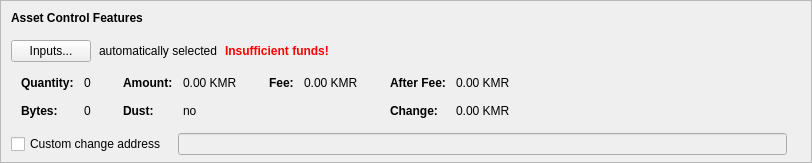
      <widget class="QFrame" name="frameAssetControl">
       <property name="sizePolicy">
        <sizepolicy hsizetype="Expanding" vsizetype="Fixed">
         <horstretch>0</horstretch>
         <verstretch>0</verstretch>
        </sizepolicy>
       </property>
       <property name="maximumSize">
        <size>
         <width>16777215</width>
         <height>16777215</height>
        </size>
       </property>
       <property name="frameShape">
        <enum>QFrame::StyledPanel</enum>
       </property>
       <property name="frameShadow">
        <enum>QFrame::Sunken</enum>
       </property>
       <layout class="QVBoxLayout" name="verticalLayoutAssetControl2">
        <property name="spacing">
         <number>0</number>
        </property>
        <property name="leftMargin">
         <number>0</number>
        </property>
        <property name="topMargin">
         <number>0</number>
        </property>
        <property name="rightMargin">
         <number>0</number>
        </property>
        <property name="bottomMargin">
         <number>6</number>
        </property>
        <item>
         <layout class="QVBoxLayout" name="verticalLayoutAssetControl" stretch="0,0,0,0,1">
          <property name="spacing">
           <number>0</number>
          </property>
          <property name="leftMargin">
           <number>10</number>
          </property>
          <property name="topMargin">
           <number>10</number>
          </property>
          <item>
           <layout class="QHBoxLayout" name="horizontalLayoutAssetControl1">
            <property name="bottomMargin">
             <number>15</number>
            </property>
            <item>
             <widget class="QLabel" name="labelAssetControlFeatures">
              <property name="sizePolicy">
               <sizepolicy hsizetype="Preferred" vsizetype="Maximum">
                <horstretch>0</horstretch>
                <verstretch>0</verstretch>
               </sizepolicy>
              </property>
              <property name="font">
               <font>
                <weight>75</weight>
                <bold>true</bold>
               </font>
              </property>
              <property name="styleSheet">
               <string notr="true">font-weight:bold;</string>
              </property>
              <property name="text">
               <string>Asset Control Features</string>
              </property>
             </widget>
            </item>
           </layout>
          </item>
          <item>
           <layout class="QHBoxLayout" name="horizontalLayoutAssetControl2" stretch="0,0,0,0">
            <property name="spacing">
             <number>8</number>
            </property>
            <property name="bottomMargin">
             <number>10</number>
            </property>
            <item>
             <widget class="QPushButton" name="pushButtonAssetControl">
              <property name="styleSheet">
               <string notr="true"/>
              </property>
              <property name="text">
               <string>Inputs...</string>
              </property>
              <property name="autoDefault">
               <bool>false</bool>
              </property>
             </widget>
            </item>
            <item>
             <widget class="QLabel" name="labelAssetControlAutomaticallySelected">
              <property name="text">
               <string>automatically selected</string>
              </property>
              <property name="margin">
               <number>5</number>
              </property>
             </widget>
            </item>
            <item>
             <widget class="QLabel" name="labelAssetControlInsuffFunds">
              <property name="font">
               <font>
                <weight>75</weight>
                <bold>true</bold>
               </font>
              </property>
              <property name="styleSheet">
               <string notr="true">color:red;font-weight:bold;</string>
              </property>
              <property name="text">
               <string>Insufficient funds!</string>
              </property>
              <property name="margin">
               <number>5</number>
              </property>
             </widget>
            </item>
            <item>
             <spacer name="horizontalSpacerAssetControl">
              <property name="orientation">
               <enum>Qt::Horizontal</enum>
              </property>
              <property name="sizeHint" stdset="0">
               <size>
                <width>40</width>
                <height>1</height>
               </size>
              </property>
             </spacer>
            </item>
           </layout>
          </item>
          <item>
           <widget class="QWidget" name="widgetAssetControl" native="true">
            <property name="sizePolicy">
             <sizepolicy hsizetype="Preferred" vsizetype="Preferred">
              <horstretch>0</horstretch>
              <verstretch>0</verstretch>
             </sizepolicy>
            </property>
            <property name="minimumSize">
             <size>
              <width>0</width>
              <height>0</height>
             </size>
            </property>
            <property name="styleSheet">
             <string notr="true"/>
            </property>
            <layout class="QHBoxLayout" name="horizontalLayoutAssetControl5">
             <property name="leftMargin">
              <number>0</number>
             </property>
             <property name="topMargin">
              <number>0</number>
             </property>
             <property name="rightMargin">
              <number>0</number>
             </property>
             <property name="bottomMargin">
              <number>0</number>
             </property>
             <item>
              <layout class="QHBoxLayout" name="horizontalLayoutAssetControl3" stretch="0,0,0,1">
               <property name="spacing">
                <number>20</number>
               </property>
               <property name="topMargin">
                <number>0</number>
               </property>
               <property name="bottomMargin">
                <number>10</number>
               </property>
               <item>
                <layout class="QFormLayout" name="formLayoutAssetControl1">
                 <property name="horizontalSpacing">
                  <number>10</number>
                 </property>
                 <property name="verticalSpacing">
                  <number>14</number>
                 </property>
                 <property name="leftMargin">
                  <number>10</number>
                 </property>
                 <property name="topMargin">
                  <number>4</number>
                 </property>
                 <property name="rightMargin">
                  <number>6</number>
                 </property>
                 <item row="0" column="0">
                  <widget class="QLabel" name="labelAssetControlQuantityText">
                   <property name="font">
                    <font>
                     <weight>75</weight>
                     <bold>true</bold>
                    </font>
                   </property>
                   <property name="text">
                    <string>Quantity:</string>
                   </property>
                   <property name="margin">
                    <number>0</number>
                   </property>
                  </widget>
                 </item>
                 <item row="0" column="1">
                  <widget class="QLabel" name="labelAssetControlQuantity">
                   <property name="cursor">
                    <cursorShape>IBeamCursor</cursorShape>
                   </property>
                   <property name="contextMenuPolicy">
                    <enum>Qt::ActionsContextMenu</enum>
                   </property>
                   <property name="text">
                    <string notr="true">0</string>
                   </property>
                   <property name="margin">
                    <number>0</number>
                   </property>
                   <property name="textInteractionFlags">
                    <set>Qt::LinksAccessibleByMouse|Qt::TextSelectableByKeyboard|Qt::TextSelectableByMouse</set>
                   </property>
                  </widget>
                 </item>
                 <item row="1" column="0">
                  <widget class="QLabel" name="labelAssetControlBytesText">
                   <property name="font">
                    <font>
                     <weight>75</weight>
                     <bold>true</bold>
                    </font>
                   </property>
                   <property name="text">
                    <string>Bytes:</string>
                   </property>
                  </widget>
                 </item>
                 <item row="1" column="1">
                  <widget class="QLabel" name="labelAssetControlBytes">
                   <property name="cursor">
                    <cursorShape>IBeamCursor</cursorShape>
                   </property>
                   <property name="contextMenuPolicy">
                    <enum>Qt::ActionsContextMenu</enum>
                   </property>
                   <property name="text">
                    <string notr="true">0</string>
                   </property>
                   <property name="textInteractionFlags">
                    <set>Qt::LinksAccessibleByMouse|Qt::TextSelectableByKeyboard|Qt::TextSelectableByMouse</set>
                   </property>
                  </widget>
                 </item>
                </layout>
               </item>
               <item>
                <layout class="QFormLayout" name="formLayoutAssetControl2">
                 <property name="horizontalSpacing">
                  <number>10</number>
                 </property>
                 <property name="verticalSpacing">
                  <number>14</number>
                 </property>
                 <property name="leftMargin">
                  <number>6</number>
                 </property>
                 <property name="topMargin">
                  <number>4</number>
                 </property>
                 <property name="rightMargin">
                  <number>6</number>
                 </property>
                 <item row="0" column="0">
                  <widget class="QLabel" name="labelAssetControlAmountText">
                   <property name="font">
                    <font>
                     <weight>75</weight>
                     <bold>true</bold>
                    </font>
                   </property>
                   <property name="text">
                    <string>Amount:</string>
                   </property>
                   <property name="margin">
                    <number>0</number>
                   </property>
                  </widget>
                 </item>
                 <item row="0" column="1">
                  <widget class="QLabel" name="labelAssetControlAmount">
                   <property name="cursor">
                    <cursorShape>IBeamCursor</cursorShape>
                   </property>
                   <property name="contextMenuPolicy">
                    <enum>Qt::ActionsContextMenu</enum>
                   </property>
                   <property name="text">
                    <string notr="true">0.00 KMR</string>
                   </property>
                   <property name="textInteractionFlags">
                    <set>Qt::LinksAccessibleByMouse|Qt::TextSelectableByKeyboard|Qt::TextSelectableByMouse</set>
                   </property>
                  </widget>
                 </item>
                 <item row="1" column="0">
                  <widget class="QLabel" name="labelAssetControlLowOutputText">
                   <property name="font">
                    <font>
                     <weight>75</weight>
                     <bold>true</bold>
                    </font>
                   </property>
                   <property name="text">
                    <string>Dust:</string>
                   </property>
                  </widget>
                 </item>
                 <item row="1" column="1">
                  <widget class="QLabel" name="labelAssetControlLowOutput">
                   <property name="cursor">
                    <cursorShape>IBeamCursor</cursorShape>
                   </property>
                   <property name="contextMenuPolicy">
                    <enum>Qt::ActionsContextMenu</enum>
                   </property>
                   <property name="text">
                    <string notr="true">no</string>
                   </property>
                   <property name="textInteractionFlags">
                    <set>Qt::LinksAccessibleByMouse|Qt::TextSelectableByKeyboard|Qt::TextSelectableByMouse</set>
                   </property>
                  </widget>
                 </item>
                </layout>
               </item>
               <item>
                <layout class="QFormLayout" name="formLayoutAssetControl3">
                 <property name="horizontalSpacing">
                  <number>10</number>
                 </property>
                 <property name="verticalSpacing">
                  <number>14</number>
                 </property>
                 <property name="leftMargin">
                  <number>6</number>
                 </property>
                 <property name="topMargin">
                  <number>4</number>
                 </property>
                 <property name="rightMargin">
                  <number>6</number>
                 </property>
                 <item row="0" column="0">
                  <widget class="QLabel" name="labelAssetControlFeeText">
                   <property name="font">
                    <font>
                     <weight>75</weight>
                     <bold>true</bold>
                    </font>
                   </property>
                   <property name="text">
                    <string>Fee:</string>
                   </property>
                   <property name="margin">
                    <number>0</number>
                   </property>
                  </widget>
                 </item>
                 <item row="0" column="1">
                  <widget class="QLabel" name="labelAssetControlFee">
                   <property name="cursor">
                    <cursorShape>IBeamCursor</cursorShape>
                   </property>
                   <property name="contextMenuPolicy">
                    <enum>Qt::ActionsContextMenu</enum>
                   </property>
                   <property name="text">
                    <string notr="true">0.00 KMR</string>
                   </property>
                   <property name="textInteractionFlags">
                    <set>Qt::LinksAccessibleByMouse|Qt::TextSelectableByKeyboard|Qt::TextSelectableByMouse</set>
                   </property>
                  </widget>
                 </item>
                </layout>
               </item>
               <item>
                <layout class="QFormLayout" name="formLayoutAssetControl4">
                 <property name="horizontalSpacing">
                  <number>10</number>
                 </property>
                 <property name="verticalSpacing">
                  <number>14</number>
                 </property>
                 <property name="leftMargin">
                  <number>6</number>
                 </property>
                 <property name="topMargin">
                  <number>4</number>
                 </property>
                 <property name="rightMargin">
                  <number>6</number>
                 </property>
                 <item row="0" column="0">
                  <widget class="QLabel" name="labelAssetControlAfterFeeText">
                   <property name="font">
                    <font>
                     <weight>75</weight>
                     <bold>true</bold>
                    </font>
                   </property>
                   <property name="text">
                    <string>After Fee:</string>
                   </property>
                   <property name="margin">
                    <number>0</number>
                   </property>
                  </widget>
                 </item>
                 <item row="0" column="1">
                  <widget class="QLabel" name="labelAssetControlAfterFee">
                   <property name="cursor">
                    <cursorShape>IBeamCursor</cursorShape>
                   </property>
                   <property name="contextMenuPolicy">
                    <enum>Qt::ActionsContextMenu</enum>
                   </property>
                   <property name="text">
                    <string notr="true">0.00 KMR</string>
                   </property>
                   <property name="textInteractionFlags">
                    <set>Qt::LinksAccessibleByMouse|Qt::TextSelectableByKeyboard|Qt::TextSelectableByMouse</set>
                   </property>
                  </widget>
                 </item>
                 <item row="1" column="0">
                  <widget class="QLabel" name="labelAssetControlChangeText">
                   <property name="font">
                    <font>
                     <weight>75</weight>
                     <bold>true</bold>
                    </font>
                   </property>
                   <property name="text">
                    <string>Change:</string>
                   </property>
                  </widget>
                 </item>
                 <item row="1" column="1">
                  <widget class="QLabel" name="labelAssetControlChange">
                   <property name="cursor">
                    <cursorShape>IBeamCursor</cursorShape>
                   </property>
                   <property name="contextMenuPolicy">
                    <enum>Qt::ActionsContextMenu</enum>
                   </property>
                   <property name="text">
                    <string notr="true">0.00 KMR</string>
                   </property>
                   <property name="textInteractionFlags">
                    <set>Qt::LinksAccessibleByMouse|Qt::TextSelectableByKeyboard|Qt::TextSelectableByMouse</set>
                   </property>
                  </widget>
                 </item>
                </layout>
               </item>
              </layout>
             </item>
            </layout>
           </widget>
          </item>
          <item>
           <layout class="QHBoxLayout" name="horizontalLayoutAssetControl4" stretch="0,0,0">
            <property name="spacing">
             <number>12</number>
            </property>
            <property name="sizeConstraint">
             <enum>QLayout::SetDefaultConstraint</enum>
            </property>
            <property name="topMargin">
             <number>5</number>
            </property>
            <property name="rightMargin">
             <number>5</number>
            </property>
            <item>
             <widget class="QCheckBox" name="checkBoxAssetControlChange">
              <property name="toolTip">
               <string>If this is activated, but the change address is empty or invalid, change will be sent to a newly generated address.</string>
              </property>
              <property name="text">
               <string>Custom change address</string>
              </property>
             </widget>
            </item>
            <item>
             <widget class="QValidatedLineEdit" name="lineEditAssetControlChange">
              <property name="enabled">
               <bool>false</bool>
              </property>
              <property name="sizePolicy">
               <sizepolicy hsizetype="Expanding" vsizetype="Fixed">
                <horstretch>0</horstretch>
                <verstretch>0</verstretch>
               </sizepolicy>
              </property>
             </widget>
            </item>
            <item>
             <widget class="QLabel" name="labelAssetControlChangeLabel">
              <property name="sizePolicy">
               <sizepolicy hsizetype="Preferred" vsizetype="Expanding">
                <horstretch>0</horstretch>
                <verstretch>0</verstretch>
               </sizepolicy>
              </property>
              <property name="minimumSize">
               <size>
                <width>0</width>
                <height>0</height>
               </size>
              </property>
              <property name="text">
               <string/>
              </property>
              <property name="margin">
               <number>3</number>
              </property>
             </widget>
            </item>
           </layout>
          </item>
          <item>
           <spacer name="verticalSpacerAssetControl">
            <property name="orientation">
             <enum>Qt::Vertical</enum>
            </property>
            <property name="sizeHint" stdset="0">
             <size>
              <width>800</width>
              <height>1</height>
             </size>
            </property>
           </spacer>
          </item>
         </layout>
        </item>
       </layout>
      </widget>
